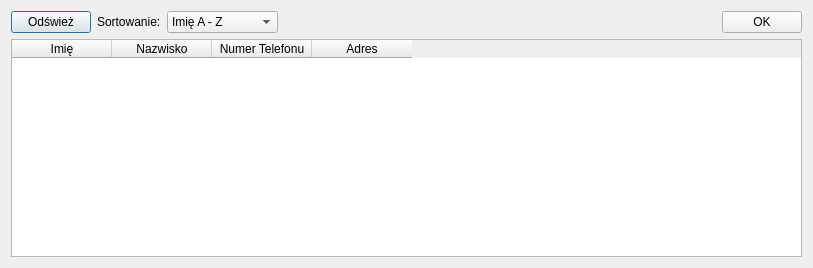
<?xml version="1.0" encoding="UTF-8"?>
<ui version="4.0">
 <class>chooseCustomerDialogClass</class>
 <widget class="QDialog" name="chooseCustomerDialogClass">
  <property name="geometry">
   <rect>
    <x>0</x>
    <y>0</y>
    <width>813</width>
    <height>268</height>
   </rect>
  </property>
  <property name="sizePolicy">
   <sizepolicy hsizetype="Expanding" vsizetype="Preferred">
    <horstretch>0</horstretch>
    <verstretch>0</verstretch>
   </sizepolicy>
  </property>
  <property name="windowTitle">
   <string>chooseCustomerDialog</string>
  </property>
  <layout class="QVBoxLayout" name="verticalLayout">
   <item>
    <layout class="QGridLayout" name="gridLayout">
     <item row="0" column="0">
      <layout class="QHBoxLayout" name="horizontalLayout">
       <item>
        <widget class="QPushButton" name="refreshButton">
         <property name="text">
          <string>Odśwież</string>
         </property>
        </widget>
       </item>
       <item>
        <widget class="QLabel" name="sortLabel">
         <property name="text">
          <string>Sortowanie:</string>
         </property>
        </widget>
       </item>
       <item>
        <widget class="QComboBox" name="sortBox">
         <property name="minimumSize">
          <size>
           <width>100</width>
           <height>0</height>
          </size>
         </property>
         <item>
          <property name="text">
           <string>Imię A - Z</string>
          </property>
         </item>
         <item>
          <property name="text">
           <string>Imię Z - A</string>
          </property>
         </item>
         <item>
          <property name="text">
           <string>Nazwisko A - Z</string>
          </property>
         </item>
         <item>
          <property name="text">
           <string>Nazwisko Z - A</string>
          </property>
         </item>
        </widget>
       </item>
       <item>
        <spacer name="horizontalSpacer">
         <property name="orientation">
          <enum>Qt::Orientation::Horizontal</enum>
         </property>
         <property name="sizeHint" stdset="0">
          <size>
           <width>40</width>
           <height>20</height>
          </size>
         </property>
        </spacer>
       </item>
       <item>
        <widget class="QPushButton" name="okButton">
         <property name="text">
          <string>OK</string>
         </property>
        </widget>
       </item>
      </layout>
     </item>
     <item row="1" column="0">
      <widget class="QTableWidget" name="customerTable">
       <property name="minimumSize">
        <size>
         <width>700</width>
         <height>0</height>
        </size>
       </property>
       <column>
        <property name="text">
         <string>Imię</string>
        </property>
       </column>
       <column>
        <property name="text">
         <string>Nazwisko</string>
        </property>
       </column>
       <column>
        <property name="text">
         <string>Numer Telefonu</string>
        </property>
       </column>
       <column>
        <property name="text">
         <string>Adres</string>
        </property>
       </column>
      </widget>
     </item>
    </layout>
   </item>
  </layout>
 </widget>
 <layoutdefault spacing="6" margin="11"/>
 <resources/>
 <connections>
  <connection>
   <sender>okButton</sender>
   <signal>clicked()</signal>
   <receiver>chooseCustomerDialogClass</receiver>
   <slot>accept()</slot>
   <hints>
    <hint type="sourcelabel">
     <x>777</x>
     <y>12</y>
    </hint>
    <hint type="destinationlabel">
     <x>653</x>
     <y>11</y>
    </hint>
   </hints>
  </connection>
 </connections>
</ui>
